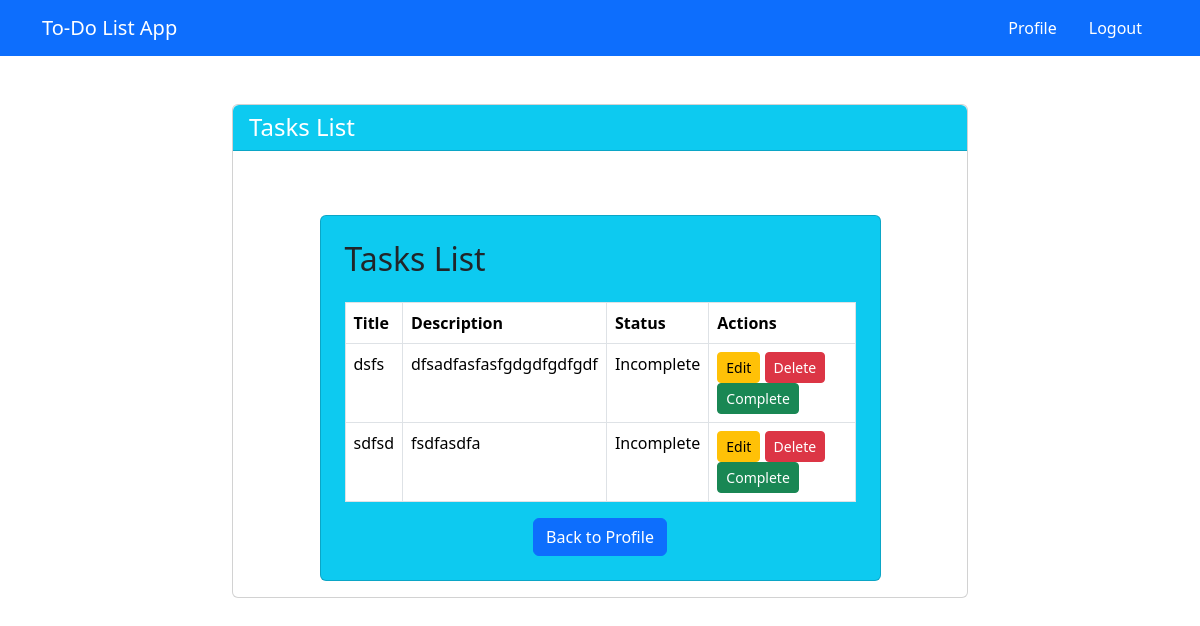
Before: /showTasks/ (signed in) with the older database file.
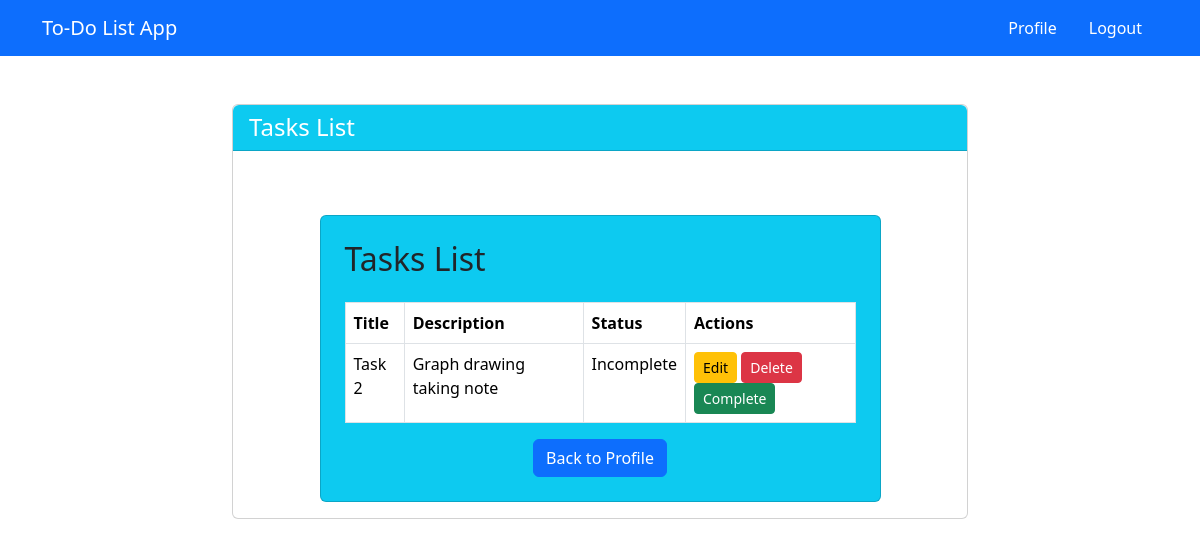
After: the same page with the newer database file.
### form_handle/models.py (models this page shows)
class TaskModel(models.Model):
    taskTitle = models.CharField(max_length=100)
    taskDescription = models.TextField()
    is_completed = models.BooleanField(default=False)

### form_handle/views.py (the view)
# urls.py: path('showTasks/', views.showTasks, name='showTasks'),
def showTasks(request):
    if request.user.is_authenticated:
        incomplete_tasks = TaskModel.objects.filter(is_completed=False)
        return render(request, 'showTasks.html', {'tasks': incomplete_tasks})
    else:
        return redirect('login')

### form_handle/templates/showTasks.html (shortened to what this page needs)
{% extends 'base.html' %}
{% block heading %}Tasks List{{ block.super }}{% endblock %}
{% block content %}
<div class="container mt-5">
    <div class="row justify-content-center">
        <div class="col-md-10">
            <div class="card bg-info">
                <div class="card-body p-4 rounded">
                    <h2 class="mb-4">Tasks List</h2>
                    {% if tasks %}
                    <table class="table table-bordered">
                        <thead>
                            <tr>
                                <th>Title</th>
                                <th>Description</th>
                                <th>Status</th>
                                <th>Actions</th>
                            </tr>
                        </thead>
                        <tbody>
                            {% for task in tasks %}
                            <tr>
                                <td>{{ task.taskTitle }}</td>
                                <td>{{ task.taskDescription }}</td>
                                <td>
                                    {% if task.is_completed %}
                                    Complete
                                    {% else %}
                                    Incomplete
                                    {% endif %}
                                </td>
                                <td>
                                    <a href="{% url 'editTask' task.id %}" class="btn btn-warning btn-sm">Edit</a>
                                    <a href="{% url 'deleteTask' task.id %}" class="btn btn-danger btn-sm">Delete</a>
                                    {% if not task.is_completed %}
                                    <a href="{% url 'completeTask' task.id %}" class="btn btn-success btn-sm">Complete</a>
                                    {% endif %}
                                </td>
                            </tr>
                            {% endfor %}
                        </tbody>
                    </table>
                    <div class="text-center">
                        <a href="{% url 'profile' %}" class="btn btn-primary">Back to Profile</a>
                    </div>
                    {% else %}
                    <p class="text-center">No tasks to show.</p>
                    <div class="text-center">
                        <a href="{% url 'profile' %}" class="btn btn-primary">Back to Profile</a>
                    </div>
                    {% endif %}
                </div>
            </div>
        </div>
    </div>
</div>
{% endblock %}

### templates/base.html (shortened to what this page needs)
<!DOCTYPE html>
<html lang="en">
<head>
    <link href="https://cdn.jsdelivr.net/npm/bootstrap@5.3.1/dist/css/bootstrap.min.css" rel="stylesheet"
>
</head>
<body>
    <nav class="navbar navbar-expand-lg navbar-dark bg-primary">
        <div class="container">
            <a class="navbar-brand" href="/">To-Do List App</a>
            <div class="collapse navbar-collapse justify-content-end" id="navbarNav">
                <ul class="navbar-nav">
                    {% if user.is_authenticated %}
                    <li class="nav-item">
                        <a class="nav-link" href="{% url 'profile' %}">Profile</a>
                    </li>
                    <li class="nav-item">
                        <a class="nav-link" href="{% url 'logout' %}">Logout</a>
                    </li>
                    {% endif %}
                </ul>
            </div>
        </div>
    </nav>
    <div class="container mt-5">
        <div class="row justify-content-center">
            <div class="col-md-8">
                <div class="card rounded">
                    <div class="card-header bg-info text-white rounded-top">
                        <h4 class="mb-0">{% block heading %}{% endblock %}</h4>
                    </div>
                    <div class="card-body rounded-bottom">
                        {% block content %}{% endblock %}
                    </div>
                </div>
            </div>
        </div>
    </div>
</body>
</html>

### templates/base.html (style rules this page uses)
.navbar .navbar-nav .nav-item a.nav-link { color: #fff; padding: 0.5rem 1rem; transition: background-color 0.3s, color 0.3s; border-radius: 5px; }

Changed rows visible on the page:
removed TaskModel: taskTitle "dsfs", taskDescription "dfsadfasfasfgdgdfgdfgdf", is_completed "Incomplete"
removed TaskModel: taskTitle "sdfsd", taskDescription "fsdfasdfa", is_completed "Incomplete"
added TaskModel: taskTitle "Task 2", taskDescription "Graph drawing taking note", is_completed "Incomplete"
